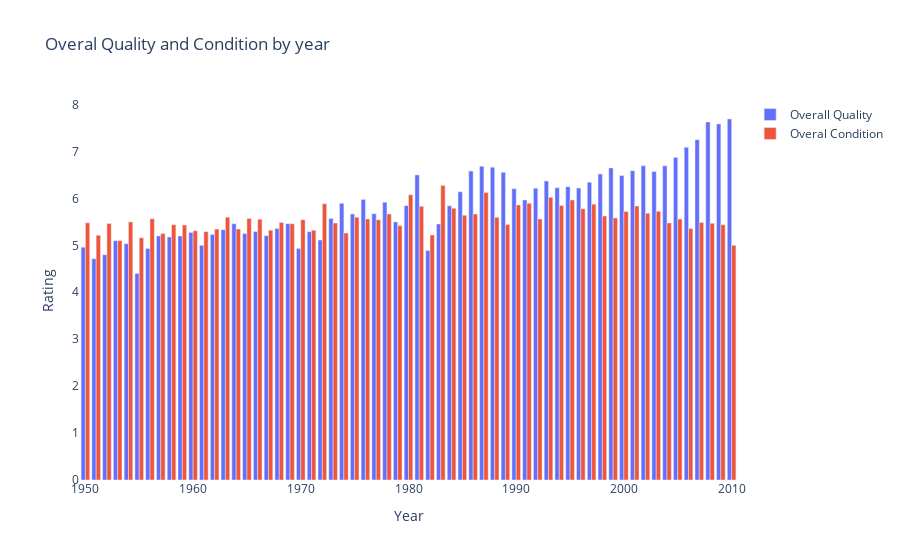

The notebook cell saved with this chart:
### Code cell
separation_by_year=new_df.groupby('YearRemodAdd')
years = [pair for pair, dat_fr in separation_by_year]

# Create figure with secondary y-axis
fig = go.Figure()
#fig = make_subplots(specs=[[{"secondary_y": True}]])
# Add traces

fig.add_trace(
    go.Bar(x=years, y=separation_by_year.mean()['OverallQual'], name='Overall Quality')
    #,    secondary_y=False
)

fig.add_trace(
    go.Bar(x=years, y=separation_by_year.mean()['OverallCond'], name="Overal Condition")
    #,    secondary_y=True
)

# Add figure title
fig.update_layout(
    title_text="Overal Quality and Condition by year",  plot_bgcolor='white'
)

# Set x-axis title
fig.update_xaxes(title_text="Year")
# Set y-axis title
fig.update_yaxes(title_text="Rating")

# Set y-axes titles
#fig.update_yaxes(title_text="Quality Rating", secondary_y=False)
#fig.update_yaxes(title_text="Condition Rating", secondary_y=True)

fig.show()

### Figure 1 — Plotly figure (JSON) as saved in the notebook; plotly's stock layout.template omitted (floating-point values rounded to 4 significant figures)
{"data": [{"name": "Overall Quality", "type": "bar", "x": [1950, 1951, 1952, 1953, 1954, 1955, 1956, 1957, 1958, 1959, 1960, 1961, 1962, 1963, 1964, 1965, 1966, 1967, 1968, 1969, 1970, 1971, 1972, 1973, 1974, 1975, 1976, 1977, 1978, 1979, 1980, 1981, 1982, 1983, 1984, 1985, 1986, 1987, 1988, 1989, 1990, 1991, 1992, 1993, 1994, 1995, 1996, 1997, 1998, 1999, 2000, 2001, 2002, 2003, 2004, 2005, 2006, 2007, 2008, 2009, 2010], "y": [4.961, 4.714, 4.8, 5.1, 5.036, 4.4, 4.933, 5.2, 5.176, 5.2, 5.276, 5, 5.231, 5.333, 5.462, 5.25, 5.296, 5.206, 5.359, 5.462, 4.932, 5.29, 5.114, 5.571, 5.895, 5.667, 5.979, 5.674, 5.917, 5.5, 5.846, 6.5, 4.889, 5.455, 5.842, 6.143, 6.583, 6.688, 6.667, 6.556, 6.207, 5.966, 6.219, 6.372, 6.226, 6.25, 6.22, 6.347, 6.519, 6.65, 6.49, 6.592, 6.695, 6.576, 6.694, 6.872, 7.089, 7.25, 7.63, 7.588, 7.692]}, {"name": "Overal Condition", "type": "bar", "x": [1950, 1951, 1952, 1953, 1954, 1955, 1956, 1957, 1958, 1959, 1960, 1961, 1962, 1963, 1964, 1965, 1966, 1967, 1968, 1969, 1970, 1971, 1972, 1973, 1974, 1975, 1976, 1977, 1978, 1979, 1980, 1981, 1982, 1983, 1984, 1985, 1986, 1987, 1988, 1989, 1990, 1991, 1992, 1993, 1994, 1995, 1996, 1997, 1998, 1999, 2000, 2001, 2002, 2003, 2004, 2005, 2006, 2007, 2008, 2009, 2010], "y": [5.479, 5.214, 5.467, 5.1, 5.5, 5.16, 5.567, 5.25, 5.441, 5.433, 5.31, 5.292, 5.346, 5.6, 5.346, 5.571, 5.556, 5.324, 5.487, 5.462, 5.545, 5.323, 5.886, 5.476, 5.263, 5.6, 5.562, 5.543, 5.667, 5.417, 6.077, 5.833, 5.222, 6.273, 5.789, 5.643, 5.667, 6.125, 5.6, 5.444, 5.862, 5.897, 5.562, 6.023, 5.849, 5.964, 5.78, 5.878, 5.623, 5.583, 5.721, 5.837, 5.683, 5.727, 5.477, 5.56, 5.356, 5.488, 5.469, 5.441, 5]}], "layout": {"plot_bgcolor": "white", "title": {"text": "Overal Quality and Condition by year"}, "xaxis": {"title": {"text": "Year"}}, "yaxis": {"title": {"text": "Rating"}}}}
